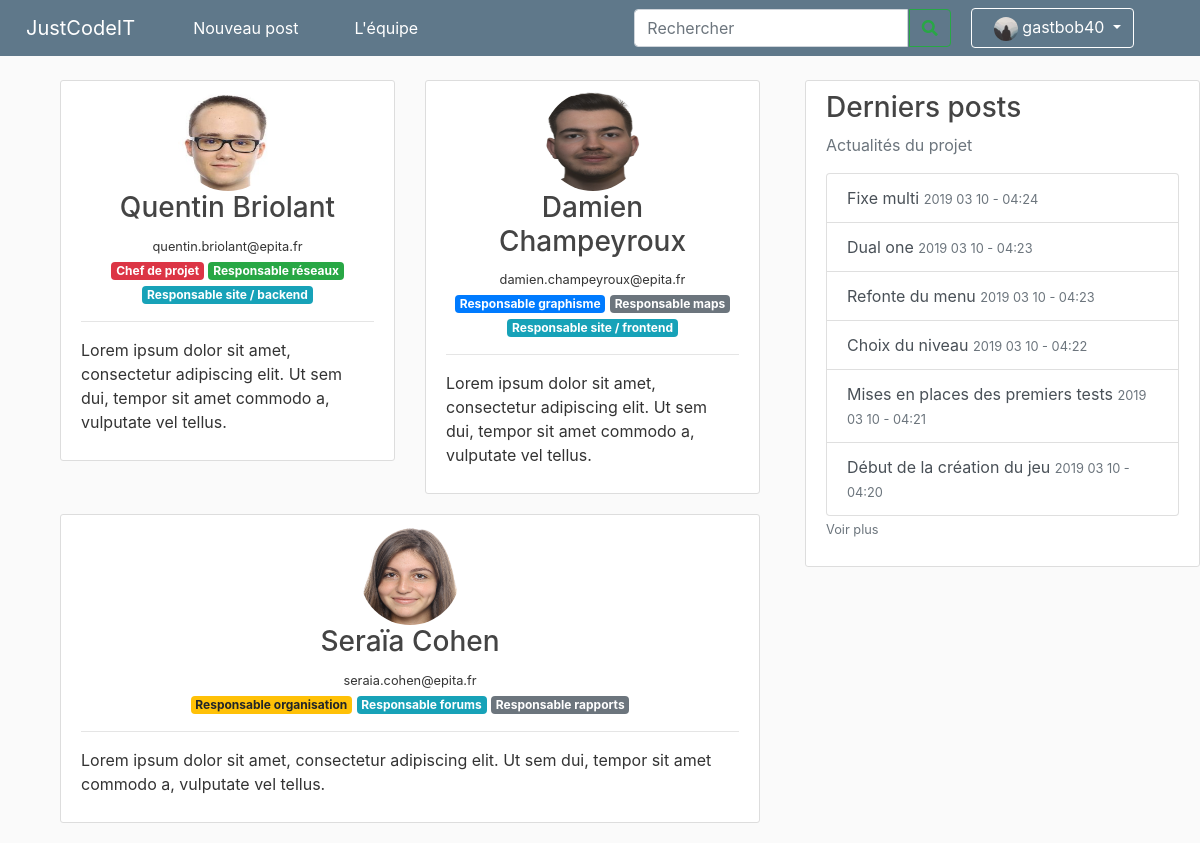
Screenshot of /members (signed in) with the database file from the repository.
### site_jci/models.py (models this page shows, shortened)
class User(db.Model, UserMixin):
    id = db.Column(db.Integer, primary_key=True)
    username = db.Column(db.String(20), unique=True, nullable=False)
    password = db.Column(db.String(60), nullable=False)
    image_file = db.Column(db.String(20), nullable=False, default='default.jpg')
    permission = db.Column(db.String(40), nullable=False)
    posts = db.relationship('Post', backref='author', lazy=True)

class Post(db.Model):
    id = db.Column(db.Integer, primary_key=True)
    title = db.Column(db.String(100), nullable=False)
    date_posted = db.Column(db.DateTime, nullable=False, default=datetime.utcnow)
    content = db.Column(db.Text, nullable=False)
    user_id = db.Column(db.Integer, db.ForeignKey('user.id'), nullable=False)

### site_jci/routes.py (the view)
@app.route("/members")
def membersPage():
    return render_template("ourMember.html")

### site_jci/models.py (called while the page is built)
@login_manager.user_loader
def load_user(user_id):
    return User.query.get(int(user_id))

### site_jci/routes.py (called while the page is built)
@app.context_processor
def context_processor():
    posts = db.session.query(Post).all()
    if current_user.is_authenticated:
        image_file = url_for('static', filename='profile_pics/' + current_user.image_file)
        return dict(posts=posts, image_file_user=image_file)
    return dict(posts=posts)

### site_jci/templates/ourMember.html
{% extends "layout.html" %}
{% block content %}
<main role="main" class="container">
    <div class="row">
        <div class="col">
            <div class="content-section">
                <div>
                    <center>
                        <img src="{{ url_for('static', filename='members_pics/quentin.briolant.jpg' )}}" name="aboutme"
                            width="100" height="100" border="0" class="rounded-circle"></a>
                        <h3 class="media-heading">Quentin Briolant</h3>
                        <small>quentin.briolant@epita.fr</small><br>
                        <span class="badge badge-danger">Chef de projet</span>
                        <span class="badge badge-success">Responsable réseaux</span>
                        <span class="badge badge-info">Responsable site / backend</span>
                    </center>
                    <hr>
                    <center>
                        <p class="text-left">
                            Lorem ipsum dolor sit amet, consectetur adipiscing elit. Ut sem dui, tempor sit amet commodo
                            a,
                            vulputate
                            vel tellus.</p>
                    </center>
                </div>
            </div>
        </div>
        <div class="col">
            <div class="content-section">
                <div>
                    <center>
                        <img src="{{ url_for('static', filename='members_pics/damien.champeyroux.jpg' )}}"
                            name="aboutme" width="100" height="100" border="0" class="rounded-circle"></a>
                        <h3 class="media-heading">Damien Champeyroux</h3>
                        <small>damien.champeyroux@epita.fr</small><br>
                        <span class="badge badge-primary">Responsable graphisme</span>
                        <span class="badge badge-secondary">Responsable maps</span>
                        <span class="badge badge-info">Responsable site / frontend</span>
                    </center>
                    <hr>
                    <center>
                        <p class="text-left">
                            Lorem ipsum dolor sit amet, consectetur adipiscing elit. Ut sem dui, tempor sit amet commodo
                            a,
                            vulputate
                            vel tellus.</p>
                    </center>
                </div>
            </div>
        </div>
    </div>
    <div class="content-section">
        <div>
            <center>
                <img src="{{ url_for('static', filename='members_pics/seraia.cohen.jpg' )}}" name="aboutme" width="100"
                    height="100" border="0" class="rounded-circle"></a>
                <h3 class="media-heading">Seraïa Cohen</h3>
                <small>seraia.cohen@epita.fr</small><br>
                <span class="badge badge-warning">Responsable organisation</span>
                <span class="badge badge-info">Responsable forums</span>
                <span class="badge badge-secondary">Responsable rapports</span>
            </center>
            <hr>
            <center>
                <p class="text-left">
                    Lorem ipsum dolor sit amet, consectetur adipiscing elit. Ut sem dui, tempor sit amet commodo a,
                    vulputate
                    vel tellus.</p>
            </center>
        </div>
    </div>
</main>
{% endblock content %}

### site_jci/templates/layout.html (shortened to what this page needs)
<!DOCTYPE html>
<html lang="en">
<head>
    <link rel="stylesheet" href="https://stackpath.bootstrapcdn.com/bootstrap/4.1.3/css/bootstrap.min.css"
>
    <link rel="stylesheet" type="text/css" href="{{ url_for('static', filename='main.css') }}">
    <link rel="stylesheet" href="https://cdnjs.cloudflare.com/ajax/libs/font-awesome/4.7.0/css/font-awesome.min.css">
    <link rel="stylesheet" href="https://use.fontawesome.com/releases/v5.7.2/css/all.css"
>
</head>
<body>
    <nav class="navbar navbar-expand-md navbar-dark bg-steel fixed-top">
        <a class="navbar-brand" style="margin:0 50px 0 10px" href="{{ url_for('homePage') }}">JustCodeIT</a>
        <div class="navbar-collapse collapse" id="navbarsExample04" style="">
            <ul class="navbar-nav mr-auto">
                {% if current_user.is_authenticated %}
                <li class="nav-item active rm-lt">
                    <a class="nav-link" href="{{ url_for('new_post') }}">Nouveau post</a>
                </li>
                <li class="nav-item active rm-lt" style="padding: 20px 20px 20px 20px; "></li>
                {% endif %}
                <li class="nav-item active rm-lt">
                    <a class="nav-link" href="{{ url_for('membersPage') }}">L'équipe</a>
                </li>
            </ul>
            <form class="form-inline my-2 my-md-0">
                <div class="" style="">
                    <input class="form-control " type="search" placeholder="Rechercher" aria-label="Search4"
                        style=" border-top-right-radius:0;border-bottom-right-radius:0">
                    <button class="btn btn-outline-success rm-lt" type="" style="margin-left:
                            -4px;border-bottom-left-radius: 0%;border-top-left-radius:0 "><i
                            class="fa fa-search"></i></button>
                </div>
                <div class="navbar-nav rm-lt">
                    {% if current_user.is_authenticated %}
                    <li class="nav-item dropdown" style="margin-right:50px;">
                        <a class="btn btn-dark dropdown-toggle "
                            style="margin-left:20px; background-color:#5f788a ;border-color: white" href="#"
                            id="navbarDropdown" role="button" data-toggle="dropdown" aria-haspopup="true"
                            aria-expanded="false">
                            <img class="rounded-circle account-img" src="{{ image_file_user }}"
                                style="width: 2vw; height: 2vw; margin: 0px 0px 0px 10px">
                            {{ current_user.username }}
                            {% endif %}
                        </a>
                        {% if current_user.is_authenticated %}
                    </li>
                    {% else %}
                    <a class="nav-item nav-link" style="margin-left:50px;" href="{{ url_for('login') }}">Se
                        connecter</a>
                    {% endif %}
                </div>
            </form>
        </div>
    </nav>
    <main role="main" class="container ">
        <div class="row">
            <div class="col-md-8">
                {% block content %}{% endblock %}
            </div>
            <div class="col-md-4">
                <div class="content-section info-list">
                    <h3>Derniers posts</h3>
                    <p class='text-muted'>Actualités du projet
                        <div class="list-group">
                            {% for post in posts|sort(attribute='date_posted', reverse = True) %}
                            {% if loop.index <= 6 %} <a href="/post/{{ post.id }}"
                                class="list-group-item list-group-item-action">{{
                                post.title
                                }} <small
                                    class="text-muted">{{ post.date_posted.strftime('%Y %m %d - %H:%M') }}</small></a>
                            {% endif %}
                            {% endfor %}
                        </div>
                        <a class="text-muted" href="{{ url_for('list_posts') }}"><small>Voir plus</small></smal></a>
                    </p>
                </div>
            </div>
        </div>
    </main>
</html>

### site_jci/static/main.css (style rules this page uses)
body { background: #fafafa; color: #333333; margin-top: 5rem; }
h1, h2, h3, h4, h5, h6 { color: #444444; }
.bg-steel { background-color: #5f788a; }
.content-section { background: #ffffff; padding: 10px 20px; border: 1px solid #dddddd; border-radius: 3px; margin-bottom: 20px; }
.account-img { height: 125px; width: 125px; margin-right: 20px; margin-bottom: 16px; }
.info-list { position: fixed; }

### rows the page displays
User: username "gastbob40"
Post: title "Fixe multi", date_posted "2019 03 10 - 04:24"
Post: title "Dual one", date_posted "2019 03 10 - 04:23"
Post: title "Refonte du menu", date_posted "2019 03 10 - 04:23"
Post: title "Choix du niveau", date_posted "2019 03 10 - 04:22"
Post: title "Mises en places des premiers tests", date_posted "2019 03 10 - 04:21"
Post: title "Début de la création du jeu", date_posted "2019 03 10 - 04:20"
